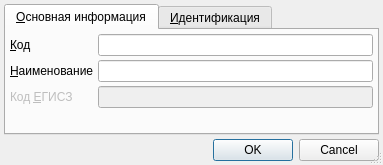
<?xml version="1.0" encoding="UTF-8"?>
<ui version="4.0">
 <class>ItemEditorDialog</class>
 <widget class="QDialog" name="ItemEditorDialog">
  <property name="geometry">
   <rect>
    <x>0</x>
    <y>0</y>
    <width>383</width>
    <height>165</height>
   </rect>
  </property>
  <property name="windowTitle">
   <string>ChangeMe!</string>
  </property>
  <property name="sizeGripEnabled">
   <bool>true</bool>
  </property>
  <layout class="QGridLayout" name="gridLayout_3">
   <property name="margin">
    <number>4</number>
   </property>
   <property name="spacing">
    <number>4</number>
   </property>
   <item row="0" column="0">
    <widget class="QTabWidget" name="tabWidget">
     <property name="currentIndex">
      <number>0</number>
     </property>
     <widget class="QWidget" name="tabMain">
      <attribute name="title">
       <string>&amp;Основная информация</string>
      </attribute>
      <layout class="QGridLayout" name="gridLayout">
       <property name="margin">
        <number>4</number>
       </property>
       <property name="spacing">
        <number>4</number>
       </property>
       <item row="0" column="0">
        <widget class="QLabel" name="lblCode">
         <property name="sizePolicy">
          <sizepolicy hsizetype="Maximum" vsizetype="Preferred">
           <horstretch>0</horstretch>
           <verstretch>0</verstretch>
          </sizepolicy>
         </property>
         <property name="text">
          <string>&amp;Код</string>
         </property>
         <property name="buddy">
          <cstring>edtCode</cstring>
         </property>
        </widget>
       </item>
       <item row="2" column="1">
        <widget class="QLineEdit" name="edtUsishCode">
         <property name="enabled">
          <bool>false</bool>
         </property>
         <property name="maxLength">
          <number>64</number>
         </property>
        </widget>
       </item>
       <item row="1" column="1">
        <widget class="QLineEdit" name="edtName">
         <property name="maxLength">
          <number>64</number>
         </property>
        </widget>
       </item>
       <item row="0" column="1">
        <widget class="QLineEdit" name="edtCode">
         <property name="maxLength">
          <number>8</number>
         </property>
        </widget>
       </item>
       <item row="1" column="0">
        <widget class="QLabel" name="lblName">
         <property name="sizePolicy">
          <sizepolicy hsizetype="Maximum" vsizetype="Preferred">
           <horstretch>0</horstretch>
           <verstretch>0</verstretch>
          </sizepolicy>
         </property>
         <property name="text">
          <string>&amp;Наименование</string>
         </property>
         <property name="buddy">
          <cstring>edtName</cstring>
         </property>
        </widget>
       </item>
       <item row="2" column="0">
        <widget class="QLabel" name="lblUsishCode">
         <property name="enabled">
          <bool>false</bool>
         </property>
         <property name="sizePolicy">
          <sizepolicy hsizetype="Maximum" vsizetype="Preferred">
           <horstretch>0</horstretch>
           <verstretch>0</verstretch>
          </sizepolicy>
         </property>
         <property name="text">
          <string>Код &amp;ЕГИСЗ</string>
         </property>
         <property name="buddy">
          <cstring>edtUsishCode</cstring>
         </property>
        </widget>
       </item>
       <item row="3" column="0" colspan="2">
        <spacer name="verticalSpacer">
         <property name="orientation">
          <enum>Qt::Vertical</enum>
         </property>
         <property name="sizeHint" stdset="0">
          <size>
           <width>20</width>
           <height>40</height>
          </size>
         </property>
        </spacer>
       </item>
      </layout>
     </widget>
     <widget class="QWidget" name="tabIdentification">
      <attribute name="title">
       <string>&amp;Идентификация</string>
      </attribute>
      <layout class="QGridLayout" name="gridLayout_2">
       <property name="margin">
        <number>4</number>
       </property>
       <property name="spacing">
        <number>4</number>
       </property>
       <item row="0" column="0">
        <widget class="CInDocTableView" name="tblIdentification"/>
       </item>
      </layout>
     </widget>
    </widget>
   </item>
   <item row="1" column="0">
    <widget class="QDialogButtonBox" name="buttonBox">
     <property name="standardButtons">
      <set>QDialogButtonBox::Cancel|QDialogButtonBox::Ok</set>
     </property>
    </widget>
   </item>
  </layout>
 </widget>
 <customwidgets>
  <customwidget>
   <class>CInDocTableView</class>
   <extends>QTableView</extends>
   <header>library/InDocTable.h</header>
  </customwidget>
 </customwidgets>
 <tabstops>
  <tabstop>tabWidget</tabstop>
  <tabstop>edtCode</tabstop>
  <tabstop>edtName</tabstop>
  <tabstop>edtUsishCode</tabstop>
  <tabstop>tblIdentification</tabstop>
  <tabstop>buttonBox</tabstop>
 </tabstops>
 <resources/>
 <connections>
  <connection>
   <sender>buttonBox</sender>
   <signal>accepted()</signal>
   <receiver>ItemEditorDialog</receiver>
   <slot>accept()</slot>
   <hints>
    <hint type="sourcelabel">
     <x>63</x>
     <y>136</y>
    </hint>
    <hint type="destinationlabel">
     <x>173</x>
     <y>57</y>
    </hint>
   </hints>
  </connection>
  <connection>
   <sender>buttonBox</sender>
   <signal>rejected()</signal>
   <receiver>ItemEditorDialog</receiver>
   <slot>reject()</slot>
   <hints>
    <hint type="sourcelabel">
     <x>63</x>
     <y>136</y>
    </hint>
    <hint type="destinationlabel">
     <x>173</x>
     <y>57</y>
    </hint>
   </hints>
  </connection>
 </connections>
</ui>
